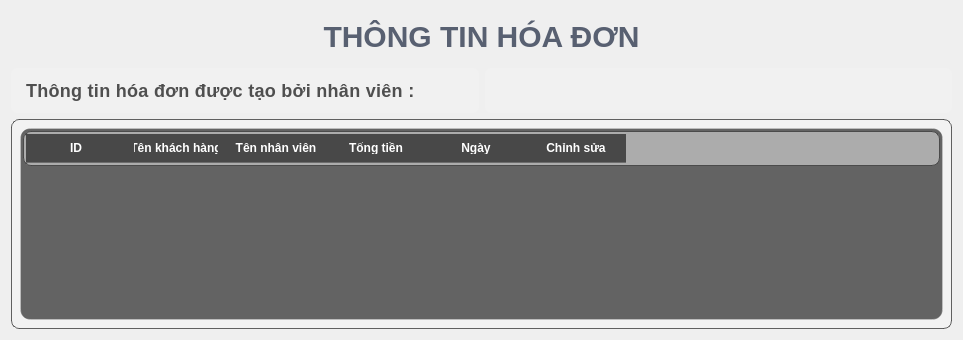
         <widget class="QWidget" name="page_huong_dan">
          <layout class="QGridLayout" name="gridLayout_11">
           <item row="0" column="0">
            <widget class="QLabel" name="label_42">
             <property name="minimumSize">
              <size>
               <width>941</width>
               <height>51</height>
              </size>
             </property>
             <property name="styleSheet">
              <string notr="true">QLabel {
    color: rgba(60, 70, 90, 0.85); /* Màu chữ xanh đậm sang trọng thay cho nâu vintage */
    font-family: &quot;Segoe UI&quot;, &quot;Montserrat&quot;, sans-serif; /* Font hiện đại thay cho Times New Roman */
    font-weight: bold; /* Giữ nguyên độ đậm */
    font-size: 30px; /* Giữ nguyên kích thước */
    padding: 8px; /* Giữ nguyên padding */
    
    text-align: center; /* Giữ nguyên căn giữa */
    
    /* Thêm các hiệu ứng glassmorphism */

}
</string>
             </property>
             <property name="text">
              <string>THÔNG TIN HÓA ĐƠN</string>
             </property>
             <property name="alignment">
              <set>Qt::AlignCenter</set>
             </property>
            </widget>
           </item>
           <item row="1" column="0">
            <layout class="QHBoxLayout" name="horizontalLayout_4">
             <item>
              <widget class="QLabel" name="label_43">
               <property name="maximumSize">
                <size>
                 <width>16777215</width>
                 <height>16777215</height>
                </size>
               </property>
               <property name="styleSheet">
                <string notr="true">QLabel {
    color: rgba(50, 50, 50, 0.85); /* Màu chữ đậm nhưng hơi trong suốt */
    font-family: &quot;Segoe UI&quot;, &quot;Roboto&quot;, sans-serif; /* Font hiện đại */
    font-weight: 500; /* Độ đậm vừa phải */
    font-size: 18px; /* Kích thước phù hợp */
    padding: 10px;
    letter-spacing: 0.3px; /* Tăng khoảng cách chữ nhẹ */
    
    text-align: center;
    background-color: rgba(255, 255, 255, 0.1); /* Nền trắng trong suốt */
    border-radius: 6px; /* Bo góc */
    backdrop-filter: blur(5px); /* Hiệu ứng blur đặc trưng của glassmorphism */
    box-shadow: 0 2px 8px rgba(0, 0, 0, 0.07); /* Đổ bóng tinh tế */

}
</string>
               </property>
               <property name="text">
                <string>Thông tin hóa đơn được tạo bởi nhân viên : </string>
               </property>
              </widget>
             </item>
             <item>
              <widget class="QLabel" name="lb_ten_nv">
               <property name="minimumSize">
                <size>
                 <width>421</width>
                 <height>45</height>
                </size>
               </property>
               <property name="maximumSize">
                <size>
                 <width>16777215</width>
                 <height>16777215</height>
                </size>
               </property>
               <property name="styleSheet">
                <string notr="true">QLabel {
    color: rgba(50, 50, 50, 0.85); /* Màu chữ đậm nhưng hơi trong suốt */
    font-family: &quot;Segoe UI&quot;, &quot;Roboto&quot;, sans-serif; /* Font hiện đại */
    font-weight: 500; /* Độ đậm vừa phải */
    font-size: 18px; /* Kích thước phù hợp */
    padding: 10px;
    letter-spacing: 0.3px; /* Tăng khoảng cách chữ nhẹ */
    
    text-align: center;
    background-color: rgba(255, 255, 255, 0.1); /* Nền trắng trong suốt */
    border-radius: 6px; /* Bo góc */
    backdrop-filter: blur(5px); /* Hiệu ứng blur đặc trưng của glassmorphism */
    box-shadow: 0 2px 8px rgba(0, 0, 0, 0.07); /* Đổ bóng tinh tế */

}
</string>
               </property>
               <property name="text">
                <string/>
               </property>
              </widget>
             </item>
            </layout>
           </item>
           <item row="2" column="0">
            <widget class="QWidget" name="widget_18" native="true">
             <property name="styleSheet">
              <string notr="true">QWidget {
    border: 1px solid rgba(60, 60, 60, 0.8); /* Viền mỏng màu xám đậm */
    border-radius: 8px; /* Bo góc mềm mại hơn */
    box-shadow: 0 2px 10px rgba(0, 0, 0, 0.15); /* Thêm đổ bóng nhẹ */
    background-color: rgba(245, 245, 245, 0.5); /* Nền trắng đục nhẹ */
    padding: 2px; /* Thêm padding nhỏ */
}
</string>
             </property>
             <layout class="QGridLayout" name="gridLayout_18">
              <item row="0" column="0">
               <layout class="QHBoxLayout" name="horizontalLayout_23">
                <item>
                 <widget class="QTableWidget" name="table_bill">
                  <property name="minimumSize">
                   <size>
                    <width>0</width>
                    <height>0</height>
                   </size>
                  </property>
                  <property name="maximumSize">
                   <size>
                    <width>16777215</width>
                    <height>16777215</height>
                   </size>
                  </property>
                  <property name="styleSheet">
                   <string notr="true">/* Tổng thể bảng với phong cách Glassmorphism */
QTableWidget {
    background-color:  rgba(40, 40, 40, 180); /* Nền đen mờ, tăng độ trong suốt */
    border: 1px solid rgba(255, 255, 255, 0.2); /* Viền trắng mờ nhẹ */
    border-radius: 10px; /* Bo góc mềm mại */
    color: #ffffff; /* Chữ trắng để nổi bật */
    font-family: &quot;Arial&quot;, sans-serif;
    font-size: 14px;
	gridline-color: transparent;
}

/* Tiêu đề cột (header) */
QHeaderView::section {
    background-color: rgba(30, 30, 30, 180);
 /* Nền header đen mờ hơn một chút */
    color: #ffffff;
    padding: 8px;
    border: none;
    border-bottom: 1px solid rgba(255, 255, 255, 0.2);
    font-weight: bold;
}

/* Hiệu ứng hover cho tiêu đề */
QHeaderView::section:hover {
    background-color: rgba(0, 0, 0, 0.6); /* Sáng nhẹ khi hover */
    transition: background-color 0.3s ease; /* Hiệu ứng chuyển màu mượt */
}

/* Các ô trong bảng */
QTableWidget::item {
    padding: 8px;
    border: none;
    background-color: transparent;
}

/* Hiệu ứng khi chọn ô */
QTableWidget::item:selected {
    background-color: rgba(66, 165, 245, 0.4); /* Màu xanh dương mờ khi chọn */
    color: #ffffff;
}

/* Hiệu ứng hover cho ô */
QTableWidget::item:hover {
    background-color: rgba(255, 255, 255, 0.1); /* Sáng nhẹ khi rê chuột */
    transition: background-color 0.3s ease; /* Chuyển màu mượt mà */
}

/* Thanh cuộn dọc */
QScrollBar:vertical {
    background: rgba(0, 0, 0, 0.3); /* Nền đen mờ hơn */
    width: 10px;
    margin: 0px;
    border-radius: 5px;
}

QScrollBar::handle:vertical {
    background: linear-gradient(to bottom, rgba(66, 165, 245, 0.6), rgba(30, 136, 229, 0.6)); /* Gradient xanh dương mờ */
    border-radius: 5px;
}

QScrollBar::handle:vertical:hover {
    background: linear-gradient(to bottom, rgba(100, 181, 246, 0.7), rgba(66, 165, 245, 0.7)); /* Sáng hơn khi hover */
    transition: background 0.3s ease;
}

QScrollBar::add-line:vertical,
QScrollBar::sub-line:vertical {
    background: none;
}

QScrollBar::add-page:vertical,
QScrollBar::sub-page:vertical {
    background: none;
}

/* Thanh cuộn ngang */
QScrollBar:horizontal {
    background: rgba(0, 0, 0, 0.3); /* Nền đen mờ hơn */
    height: 10px;
    margin: 0px;
    border-radius: 5px;
}

QScrollBar::handle:horizontal {
    background: linear-gradient(to right, rgba(66, 165, 245, 0.6), rgba(30, 136, 229, 0.6)); /* Gradient xanh dương mờ */
    border-radius: 5px;
}

QScrollBar::handle:horizontal:hover {
    background: linear-gradient(to right, rgba(100, 181, 246, 0.7), rgba(66, 165, 245, 0.7)); /* Sáng hơn khi hover */
    transition: background 0.3s ease;
}

QScrollBar::add-line:horizontal,
QScrollBar::sub-line:horizontal {
    background: none;
}

QScrollBar::add-page:horizontal,
QScrollBar::sub-page:horizontal {
    background: none;
}</string>
                  </property>
                  <column>
                   <property name="text">
                    <string>ID</string>
                   </property>
                  </column>
                  <column>
                   <property name="text">
                    <string>Tên khách hàng</string>
                   </property>
                  </column>
                  <column>
                   <property name="text">
                    <string>Tên nhân viên</string>
                   </property>
                  </column>
                  <column>
                   <property name="text">
                    <string>Tổng tiền</string>
                   </property>
                  </column>
                  <column>
                   <property name="text">
                    <string>Ngày</string>
                   </property>
                  </column>
                  <column>
                   <property name="text">
                    <string>Chỉnh sửa</string>
                   </property>
                  </column>
                 </widget>
                </item>
               </layout>
              </item>
             </layout>
            </widget>
           </item>
          </layout>
         </widget>
